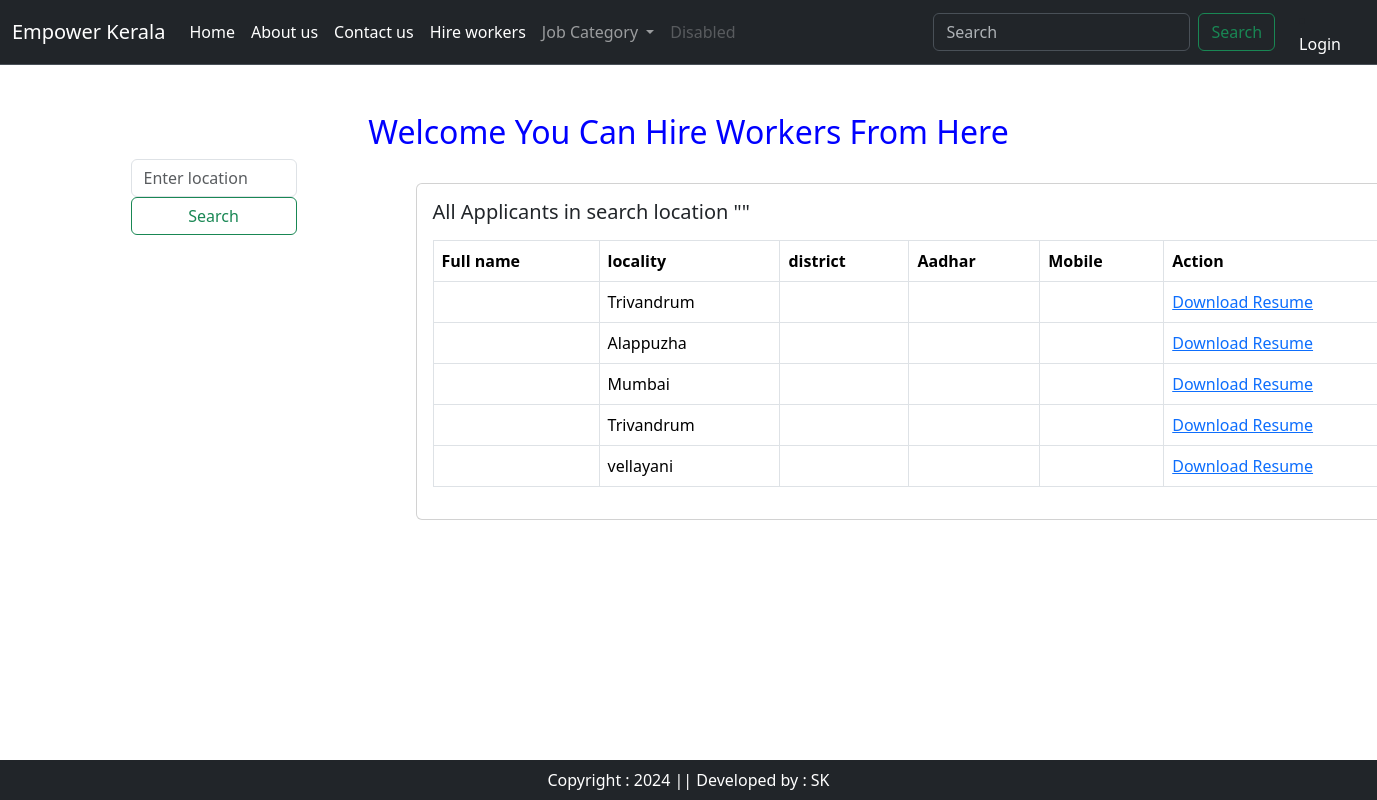
Page /hire on the committed database.
### home/models.py (models this page shows, shortened)
class Jobs(models.Model):
    user = models.ForeignKey(User,on_delete=models.CASCADE)
    author = models.ForeignKey(Employe,on_delete=models.CASCADE)
    title = models.CharField(max_length=110)
    jobdesc = models.TextField()
    salary = models.CharField(max_length=50)
    location = models.CharField(max_length=50)
    experience = models.CharField(max_length=50)
    category = models.CharField(choices=CAT_CHOICES,max_length=30)
    contact_details = models.CharField(max_length=50)
    cjob_img = models.ImageField(null=True, blank=True, upload_to='jobs')
    is_available = models.BooleanField(default=False)

### home/views.py (the view)
# urls.py: path('hire', views.hire,name='hire'),
def hire(request):
    if 'q' in request.GET:
        q = request.GET['q']
        multiple_q = Q(Q(location__icontains=q) | Q(location__icontains=q) | Q(job_title__icontains=q) | Q(district__icontains=q))
        data = Employe.objects.filter(multiple_q)
    else:
        data = Jobs.objects.all()
    context={
        'data':data,
    }
    return render(request, "hire.html",context)

### home/templates/hire.html (shortened to what this page needs)
{% extends "base.html" %}
{% load static %}
{% block main-content %}
<div class="container my-5">
    <div class="row">
        <h2>Welcome <span class="text-capitalize">{{request.user.employe}} you can hire workers from here</span></h2>
    <div class="col-sm-2 boder-end">
        <ul class="list-unstyled">
            <form class="d-grid" role="search">
                <input class="form-control me-2" name='q' type="search" placeholder="Enter location" aria-label="Search">
                <button class="btn btn-outline-success" type="submit">Search</button>
              </form>
        </ul>
    </div>
    <br>
    <div class="col-sm-8 offset-sm-1"><br>
        <div class="row">
            <div class="col-sm-9">
                <div class="card mx-auto" style="width: 65rem;">
                    <div class="card-body">
                        <h5 class="card-title mb-3">All Applicants in search location "{{q}}" </h5>
                        <table class ="table table-bordered">
                            <thead>
                                <tr>
                                    <th scope="col">Full name</th>
                                    <th scope="col">locality</th>
                                    <th scope="col">district</th>
                                    <th scope="col">Aadhar</th>
                                    <th scope="col">Mobile</th>
                                    <th scope="col">Action</th>
                                </tr>
                            </thead>
                            <tbody>
                                {% for app in data %}
                                <tr>
                                    <td>{{app.first_name}} {{app.last_name}}</td>
                                    <td>{{app.location}}</td>
                                    <td>{{app.district}}</td>
                                    <td>{{app.aadhar}}</td>
                                    <td>{{app.mobile}}</td>
                                    <td><a href="#">Download Resume<a></td>
                                {% endfor %}
                            </tbody>
                        </table>
                    </div>
                </div>
            </div>
        </div>
    </div>
</div>
</div>
{% endblock main-content %}

### home/templates/hire.html (style rules this page uses)
h2 { text-align: center; color: blue; }

### rows in the picture
Jobs: location "Trivandrum"
Jobs: location "Alappuzha"
Jobs: location "Mumbai"
Jobs: location "Trivandrum"
Jobs: location "vellayani"
